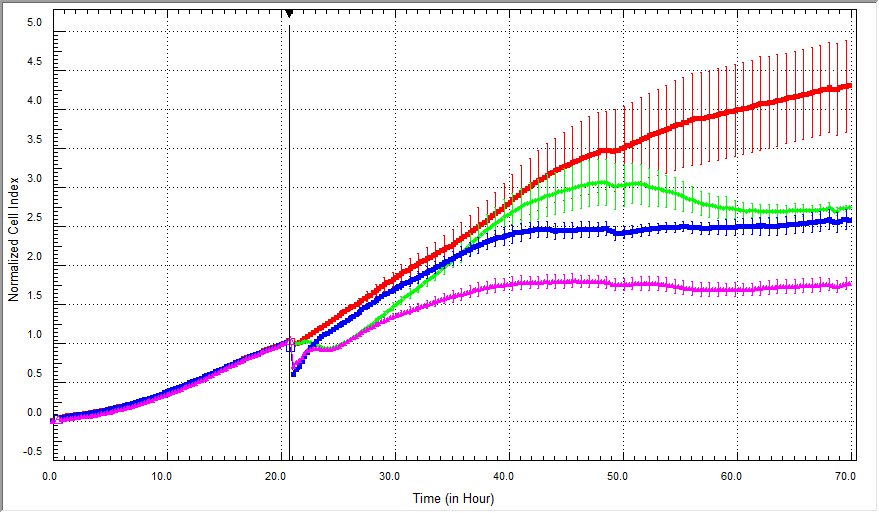
#> input picture system_bio/mtea/si/fl_p18_img0.png, 879 x 513 px, found by its file name
$ python v4.py
#> lines starting #> are read from the running program, lines starting #| are printed output that depends on the picture
import numpy as np
from PIL import Image
def grid_rows(im):
    # dotted horizontal gridlines: rows with many dark-gray pixels, not the frame
    g=(im.sum(axis=2)<420)&(abs(im[:,:,0]-im[:,:,1])<20)&(abs(im[:,:,1]-im[:,:,2])<20)
    cnt=g[:,60:850].sum(1)
    rows=[r for r in range(im.shape[0]) if cnt[r]>150]
    # merge adjacent
    out=[];
    for r in rows:
        if not out or r-out[-1][-1]>1: out.append([r])
        else: out[-1].append(r)
    return [np.mean(o) for o in out]
def colmask(im,name):
    R,G,B=im[...,0],im[...,1],im[...,2]
    return {'red':(R>200)&(G<70)&(B<70),'green':(R<90)&(G>190)&(B<90),'blue':(R<70)&(G<70)&(B>190),'magenta':(R>190)&(G<70)&(B>190)}[name]
def curve_y(im,name,xs):
    m=colmask(im,name)[:,xs[0]:xs[1]+1]
    ys=np.where(m.any(axis=1))[0]
    return ys
for fn,cols in [('si/fl_p18_img0.png',{'PD0325901':'green','PI103':'blue'}),('si/fl_p18_img3.png',{'PI103':'green','5Z':'blue'})]:
    im=np.array(Image.open(fn).convert('RGB')).astype(int)
    gr=grid_rows(im); print(fn,'grid rows',[round(x,1) for x in gr])
#> in grid_rows, `g=(im.sum(axis=2)<420)&(abs(im[:,:,0]-im[:,:,1])<20)&(abs(im[:,:,1]-im..`:
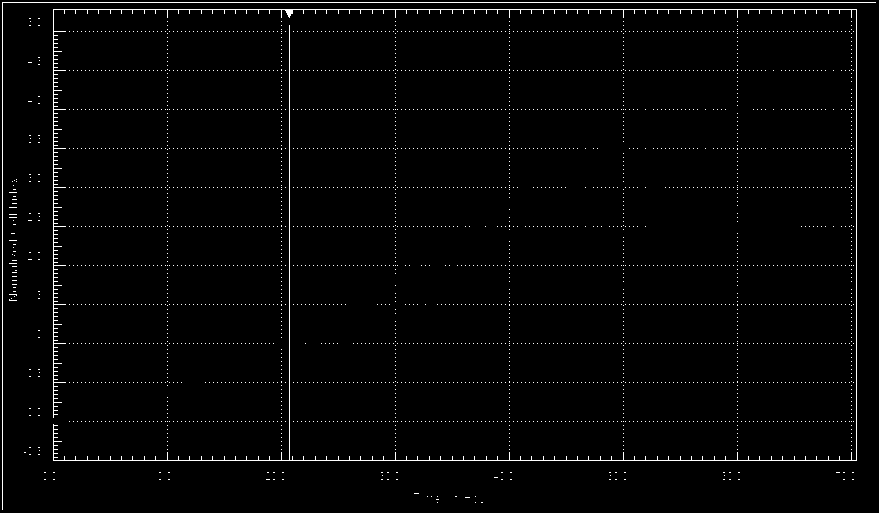
#> g: shape (513, 879) bool; 1.9% white in thin lines or dots
#> in grid_rows, `cnt=g[:,60:850].sum(1)`: cnt = 513 values, max 790 at index 2, min 0 at index 0, mean 12.19
#> in grid_rows, `rows=[r for r in range(im.shape[0]) if cnt[r]>150]`: rows = [2, 9, 31, 70, 109, 148, 187, 226, 265, 304, 343, 382, 421, 460]
#> the loop in grid_rows, `for r in rows:` made 14 passes
#> r on passes 1 to 12: 2, 9, 31, 70, 109, 148, 187, 226, 265, 304, 343, 382
#> after the loop in grid_rows, `for r in rows:`: out = [[2], [9], [31], [70], [109], [148], [187], [226], [265], [304], [343], [382], [421], [460]]
#> after `gr = grid_rows(im)`: gr has the same summary as rows in grid_rows
#| si/fl_p18_img0.png grid rows [2.0, 9.0, 31.0, 70.0, 109.0, 148.0, 187.0, 226.0, 265.0, 304.0, 343.0, 382.0, 421.0, 460.0]
    # find x of end: x range last 8 px of plot
    for nm in ['red','green','blue','magenta']:
        ys=curve_y(im,nm,(836,848));
        print(nm, 'y range at t~69-70h:', ys.min() if len(ys) else None, ys.max() if len(ys) else None, 'median', np.median(ys) if len(ys) else None)
#> this loop made 4 passes
#> ys on pass 2: [205, 206, 207, 208, 209, 210, 211, 212, 215]
#| red y range at t~69-70h: 40 135 median 87.5
#| green y range at t~69-70h: 205 215 median 209.0
#| blue y range at t~69-70h: 209 232 median 220.5
#| magenta y range at t~69-70h: 277 292 median 284.5
#> pass 1, in colmask, `R,G,B=im[...,0],im[...,1],im[...,2]`:
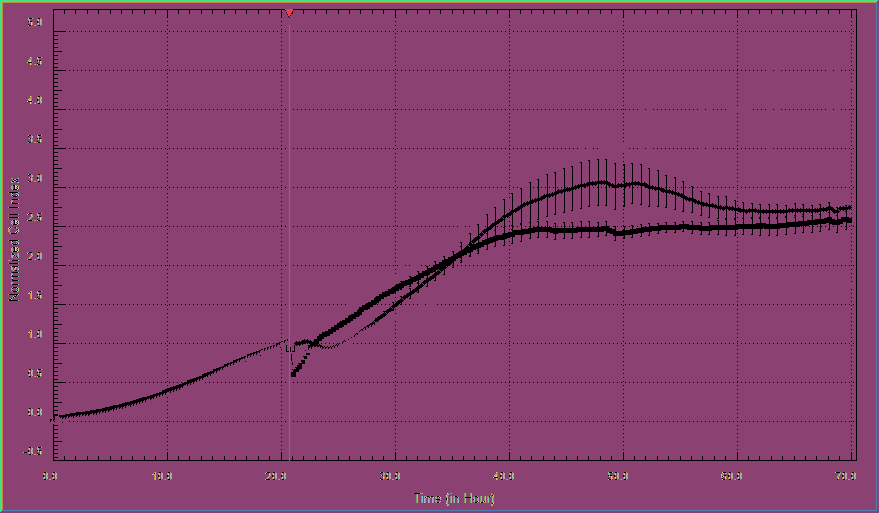
#> R: shape (513, 879) int64; 11 distinct labels, from 0 to 255; one colour per label, 0 black
#> pass 1, in colmask, `R,G,B=im[...,0],im[...,1],im[...,2]`:
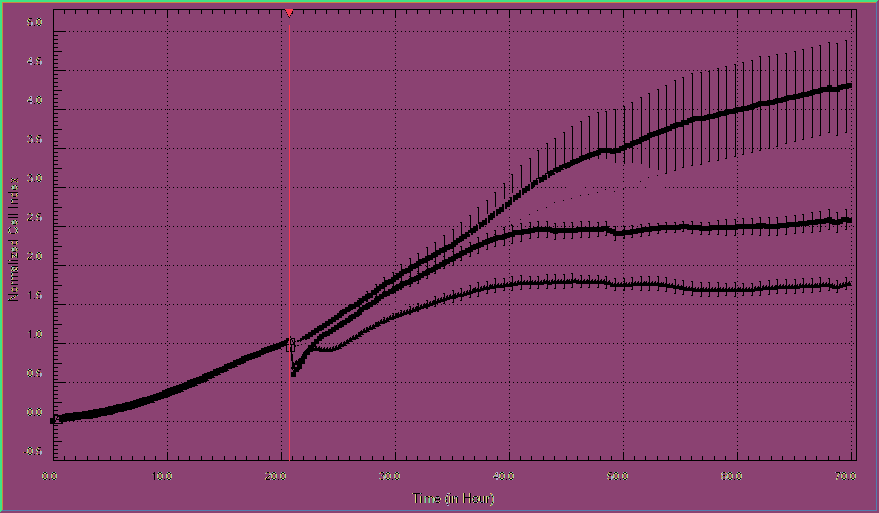
#> G: shape (513, 879) int64; 11 distinct labels, from 0 to 255; one colour per label, 0 black
#> pass 1, in colmask, `R,G,B=im[...,0],im[...,1],im[...,2]`:
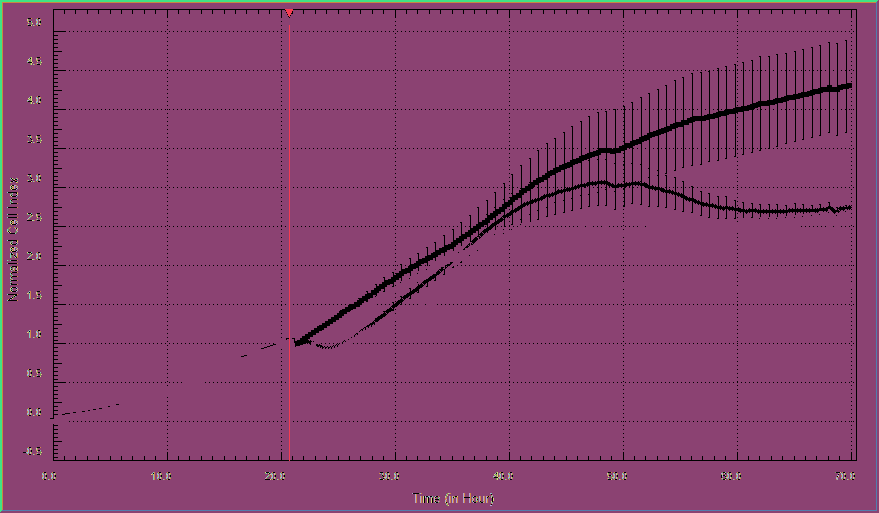
#> B: shape (513, 879) int64; 11 distinct labels, from 0 to 255; one colour per label, 0 black
#> pass 2 of the loop `for fn,cols in [('si/fl_p18_img0.png',{'PD0325901':'green','PI103':'bl..`:
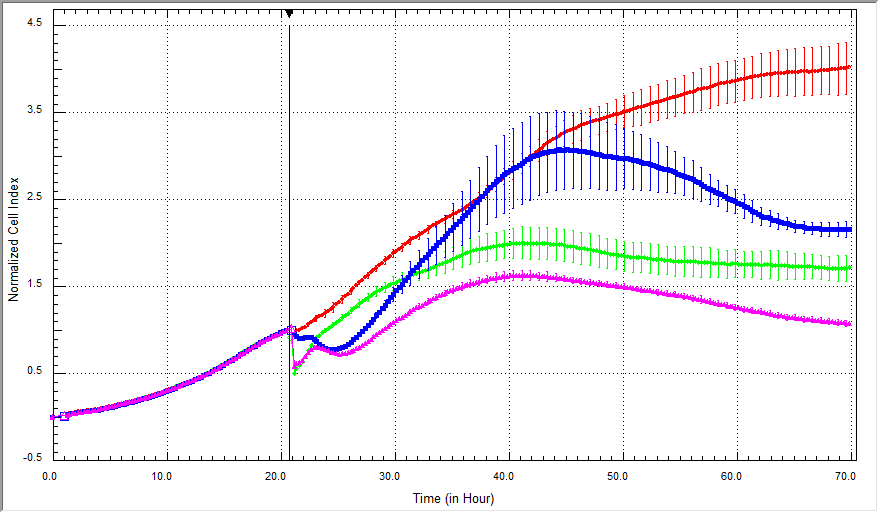
#> input picture system_bio/mtea/si/fl_p18_img3.png, 879 x 513 px, found by its file name
#> in grid_rows (call 2), `g=(im.sum(axis=2)<420)&(abs(im[:,:,0]-im[:,:,1])<20)&(abs(im[:,:,1]-im..`:
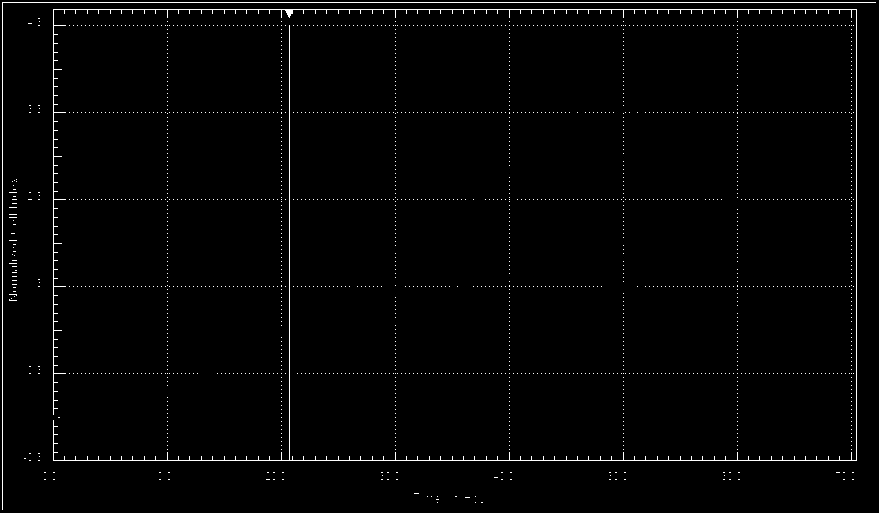
#> g: shape (513, 879) bool; 1.6% white in thin lines or dots
#> cnt = 513 values, max 790 at index 2, min 0 at index 0, mean 10.01
#> rows = [2, 9, 25, 112, 199, 286, 373, 460]
#> the loop in grid_rows (call 2), `for r in rows:` made 8 passes
#> r on passes 1 to 8: 2, 9, 25, 112, 199, 286, 373, 460
#> after the loop in grid_rows (call 2), `for r in rows:`: out = [[2], [9], [25], [112], [199], [286], [373], [460]]
#> gr = [2, 9, 25, 112, 199, 286, 373, 460]
#| si/fl_p18_img3.png grid rows [2.0, 9.0, 25.0, 112.0, 199.0, 286.0, 373.0, 460.0]
#> the loop `for nm in ['red','green','blue','magenta']:` made 4 passes
#> ys on pass 4: [319, 320, 321, 322, 323, 324, 325, 326]
#> (printed output is left out)
#> pass 1, in colmask (call 5), `R,G,B=im[...,0],im[...,1],im[...,2]`:
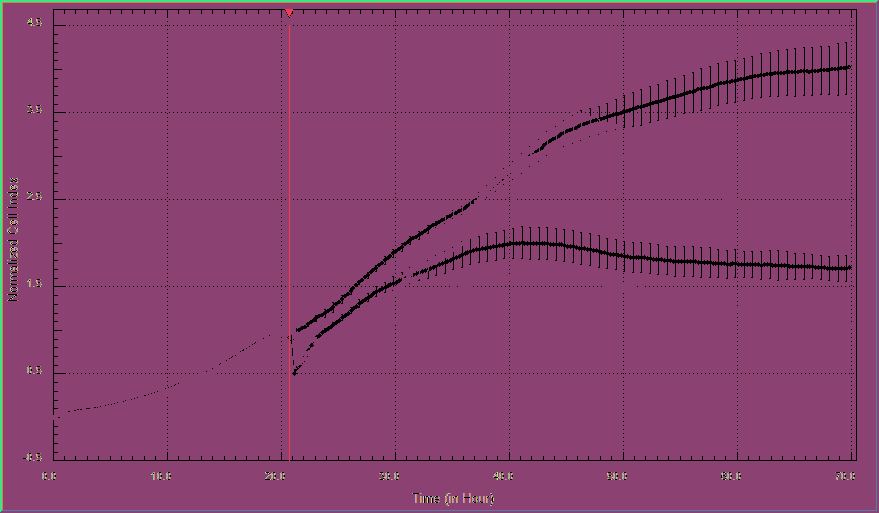
#> B: shape (513, 879) int64; 11 distinct labels, from 0 to 255; one colour per label, 0 black
